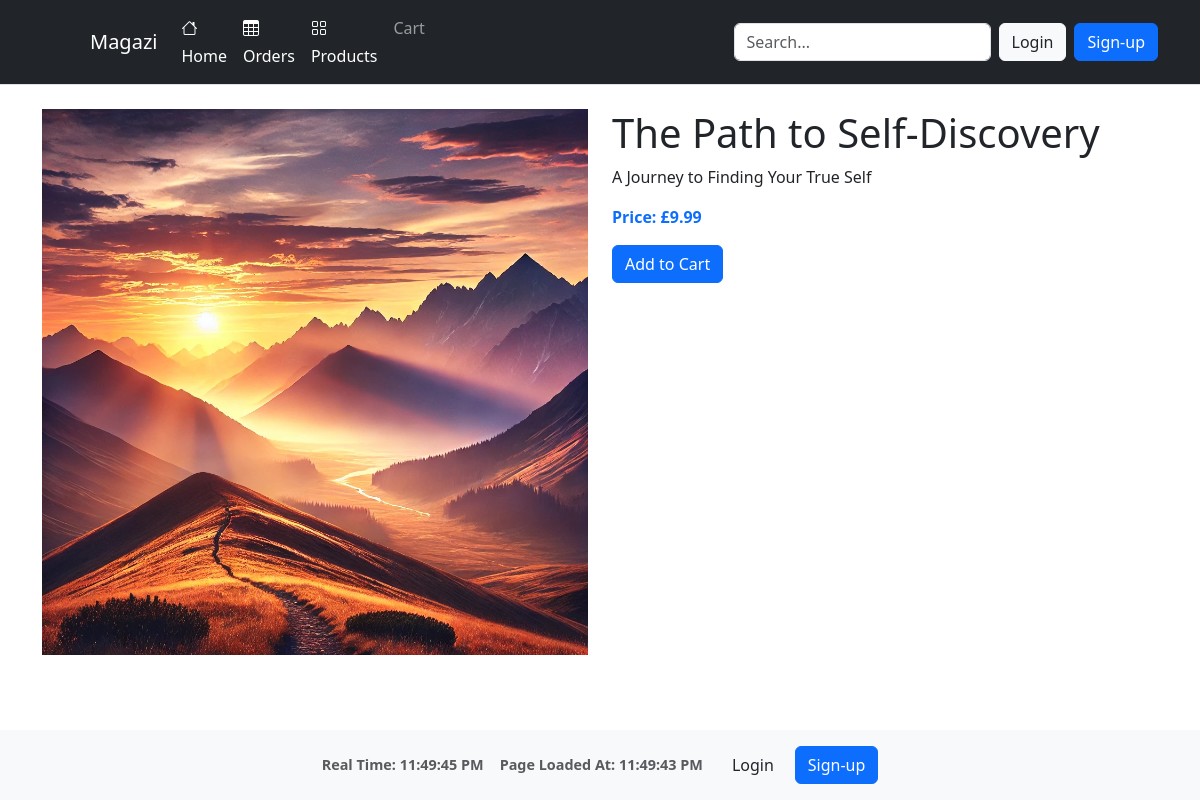
The page /products/1/ on the database its author committed.
### products/models.py (models this page shows, shortened)
class Product(models.Model):
    name = models.CharField(max_length=255)
    description = models.TextField()
    price = models.DecimalField(max_digits=10, decimal_places=2)
    image = models.ImageField(upload_to='product_images/', null=True, blank=True)
    stock = models.PositiveIntegerField(default=0)
    digital_file = models.FileField(upload_to='digital_products/', blank=True, null=True)
    created_at = models.DateTimeField(auto_now_add=True)
    updated_at = models.DateTimeField(auto_now=True)

### products/views.py (the view)
# urls.py: path('<int:pk>/', views.product_detail, name='product_detail'),
def product_detail(request, pk):
    product = get_object_or_404(Product, pk=pk)
    return render(request, 'products/product_detail.html', {'product': product})

### cart/context.py (called while the page is built, shortened)
def cart_summary(request):
    cart = request.session.get('cart', {})
    cart_items = []
    total = 0
    return {'cart_total': total, 'cart_items': cart_items}

### products/templates/products/product_detail.html
{% extends "base.html" %}
{% load static %}
{% block extracss %}
    <link href="{% static 'css/products.css' %}" rel="stylesheet">
{% endblock %}
{% block content %}
<div class="container my-4">
    <div class="row">
        <div class="col-md-6">
            {% if product.image %}
                <img src="{{ product.image.url }}" class="img-fluid" alt="{{ product.name }}">
            {% else %}
                <i class="bi bi-box-seam" style="font-size: 5rem; color: #6c757d;"></i>
            {% endif %}
        </div>
        <div class="col-md-6">
            <h1>{{ product.name }}</h1>
            <p>{{ product.description }}</p>
            <p class="text-primary fw-bold">Price: £{{ product.price }}</p>
            {% if product.stock > 0 %}
                <a href="{% url 'cart:add_to_cart' product.id %}" class="btn btn-primary">Add to Cart</a>
            {% else %}
                <button class="btn btn-secondary" disabled>Out of Stock</button>
            {% endif %}
        </div>
    </div>
</div>
{% endblock %}

### static/css/base_style.css (style rules this page uses)
html, body { min-height: 100vh; margin: 0; display: flex; flex-direction: column; }

### rows shown on the page
Product: image (picture), name "The Path to Self-Discovery", description "A Journey to Finding Your True Self", price "9.99"
